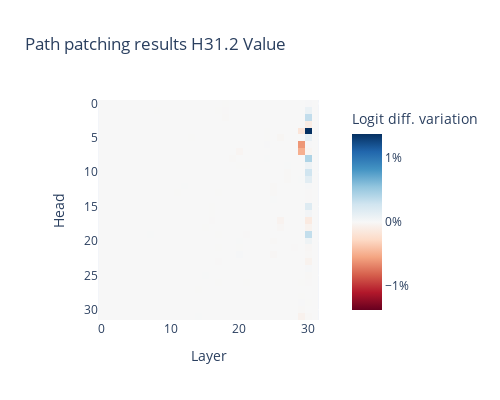
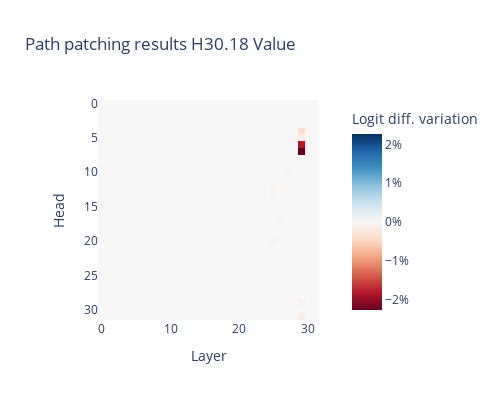
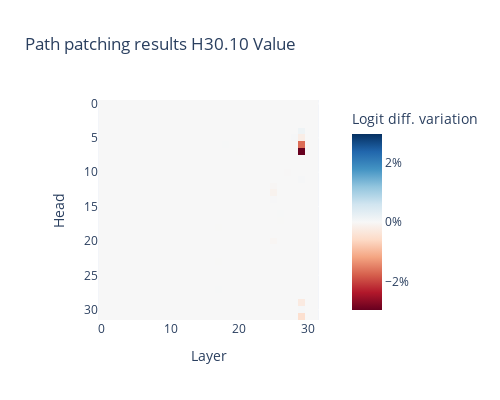
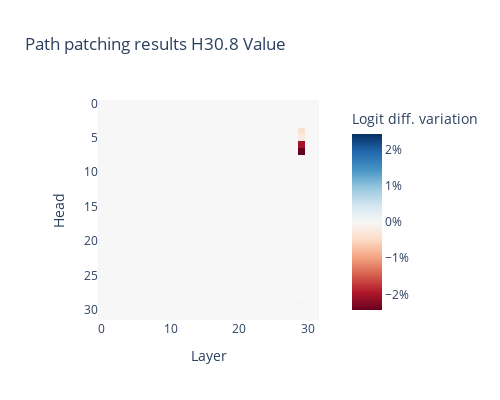

The cell these charts' notebook holds for them, in order:
### Code cell
# Function Induction Heads
for head in [(31, 2), (30, 18), (30, 10), (30, 8), (30, 4), (30, 3), (30, 2)]:
    filename = "./results/mistral_7b/ind_h{}_{}_v.pt".format(head[0], head[1])
    result = t.load(filename)
    visualize_heatmap(result, info = "H{}.{} Value".format(head[0], head[1]))

### Figure 1 — Plotly figure (JSON) as saved in the notebook; plotly's stock layout.template omitted (floating-point values rounded to 4 significant figures; data arrays with more than 128 entries replaced by an {"elided": "..."} marker saying what was removed)
{"data": [{"coloraxis": "coloraxis", "hovertemplate": "Layer: %{x}<br>Head: %{y}<br>Logit diff. variation: %{z}<extra></extra>", "name": "0", "type": "heatmap", "xaxis": "x", "yaxis": "y", "z": {"elided": "32x32 float values"}}], "layout": {"coloraxis": {"cmid": 0, "colorbar": {"ticksuffix": "%", "title": {"text": "Logit diff. variation"}}, "colorscale": [[0, "rgb(103,0,31)"], [0.1, "rgb(178,24,43)"], [0.2, "rgb(214,96,77)"], [0.3, "rgb(244,165,130)"], [0.4, "rgb(253,219,199)"], [0.5, "rgb(247,247,247)"], [0.6, "rgb(209,229,240)"], [0.7, "rgb(146,197,222)"], [0.8, "rgb(67,147,195)"], [0.9, "rgb(33,102,172)"], [1, "rgb(5,48,97)"]]}, "height": 400, "title": {"text": "Path patching results H31.2 Value"}, "width": 500, "xaxis": {"anchor": "y", "constrain": "domain", "domain": [0, 1], "scaleanchor": "y", "title": {"text": "Layer"}}, "yaxis": {"anchor": "x", "autorange": "reversed", "constrain": "domain", "domain": [0, 1], "title": {"text": "Head"}}}}

### Figure 2 — Plotly figure (JSON) as saved in the notebook; plotly's stock layout.template omitted (floating-point values rounded to 4 significant figures; data arrays with more than 128 entries replaced by an {"elided": "..."} marker saying what was removed)
{"data": [{"coloraxis": "coloraxis", "hovertemplate": "Layer: %{x}<br>Head: %{y}<br>Logit diff. variation: %{z}<extra></extra>", "name": "0", "type": "heatmap", "xaxis": "x", "yaxis": "y", "z": {"elided": "32x32 float values"}}], "layout": {"coloraxis": {"cmid": 0, "colorbar": {"ticksuffix": "%", "title": {"text": "Logit diff. variation"}}, "colorscale": [[0, "rgb(103,0,31)"], [0.1, "rgb(178,24,43)"], [0.2, "rgb(214,96,77)"], [0.3, "rgb(244,165,130)"], [0.4, "rgb(253,219,199)"], [0.5, "rgb(247,247,247)"], [0.6, "rgb(209,229,240)"], [0.7, "rgb(146,197,222)"], [0.8, "rgb(67,147,195)"], [0.9, "rgb(33,102,172)"], [1, "rgb(5,48,97)"]]}, "height": 400, "title": {"text": "Path patching results H30.18 Value"}, "width": 500, "xaxis": {"anchor": "y", "constrain": "domain", "domain": [0, 1], "scaleanchor": "y", "title": {"text": "Layer"}}, "yaxis": {"anchor": "x", "autorange": "reversed", "constrain": "domain", "domain": [0, 1], "title": {"text": "Head"}}}}

### Figure 3 — Plotly figure (JSON) as saved in the notebook; plotly's stock layout.template omitted (floating-point values rounded to 4 significant figures; data arrays with more than 128 entries replaced by an {"elided": "..."} marker saying what was removed)
{"data": [{"coloraxis": "coloraxis", "hovertemplate": "Layer: %{x}<br>Head: %{y}<br>Logit diff. variation: %{z}<extra></extra>", "name": "0", "type": "heatmap", "xaxis": "x", "yaxis": "y", "z": {"elided": "32x32 float values"}}], "layout": {"coloraxis": {"cmid": 0, "colorbar": {"ticksuffix": "%", "title": {"text": "Logit diff. variation"}}, "colorscale": [[0, "rgb(103,0,31)"], [0.1, "rgb(178,24,43)"], [0.2, "rgb(214,96,77)"], [0.3, "rgb(244,165,130)"], [0.4, "rgb(253,219,199)"], [0.5, "rgb(247,247,247)"], [0.6, "rgb(209,229,240)"], [0.7, "rgb(146,197,222)"], [0.8, "rgb(67,147,195)"], [0.9, "rgb(33,102,172)"], [1, "rgb(5,48,97)"]]}, "height": 400, "title": {"text": "Path patching results H30.10 Value"}, "width": 500, "xaxis": {"anchor": "y", "constrain": "domain", "domain": [0, 1], "scaleanchor": "y", "title": {"text": "Layer"}}, "yaxis": {"anchor": "x", "autorange": "reversed", "constrain": "domain", "domain": [0, 1], "title": {"text": "Head"}}}}

### Figure 4 — Plotly figure (JSON) as saved in the notebook; plotly's stock layout.template omitted (floating-point values rounded to 4 significant figures; data arrays with more than 128 entries replaced by an {"elided": "..."} marker saying what was removed)
{"data": [{"coloraxis": "coloraxis", "hovertemplate": "Layer: %{x}<br>Head: %{y}<br>Logit diff. variation: %{z}<extra></extra>", "name": "0", "type": "heatmap", "xaxis": "x", "yaxis": "y", "z": {"elided": "32x32 float values"}}], "layout": {"coloraxis": {"cmid": 0, "colorbar": {"ticksuffix": "%", "title": {"text": "Logit diff. variation"}}, "colorscale": [[0, "rgb(103,0,31)"], [0.1, "rgb(178,24,43)"], [0.2, "rgb(214,96,77)"], [0.3, "rgb(244,165,130)"], [0.4, "rgb(253,219,199)"], [0.5, "rgb(247,247,247)"], [0.6, "rgb(209,229,240)"], [0.7, "rgb(146,197,222)"], [0.8, "rgb(67,147,195)"], [0.9, "rgb(33,102,172)"], [1, "rgb(5,48,97)"]]}, "height": 400, "title": {"text": "Path patching results H30.8 Value"}, "width": 500, "xaxis": {"anchor": "y", "constrain": "domain", "domain": [0, 1], "scaleanchor": "y", "title": {"text": "Layer"}}, "yaxis": {"anchor": "x", "autorange": "reversed", "constrain": "domain", "domain": [0, 1], "title": {"text": "Head"}}}}
